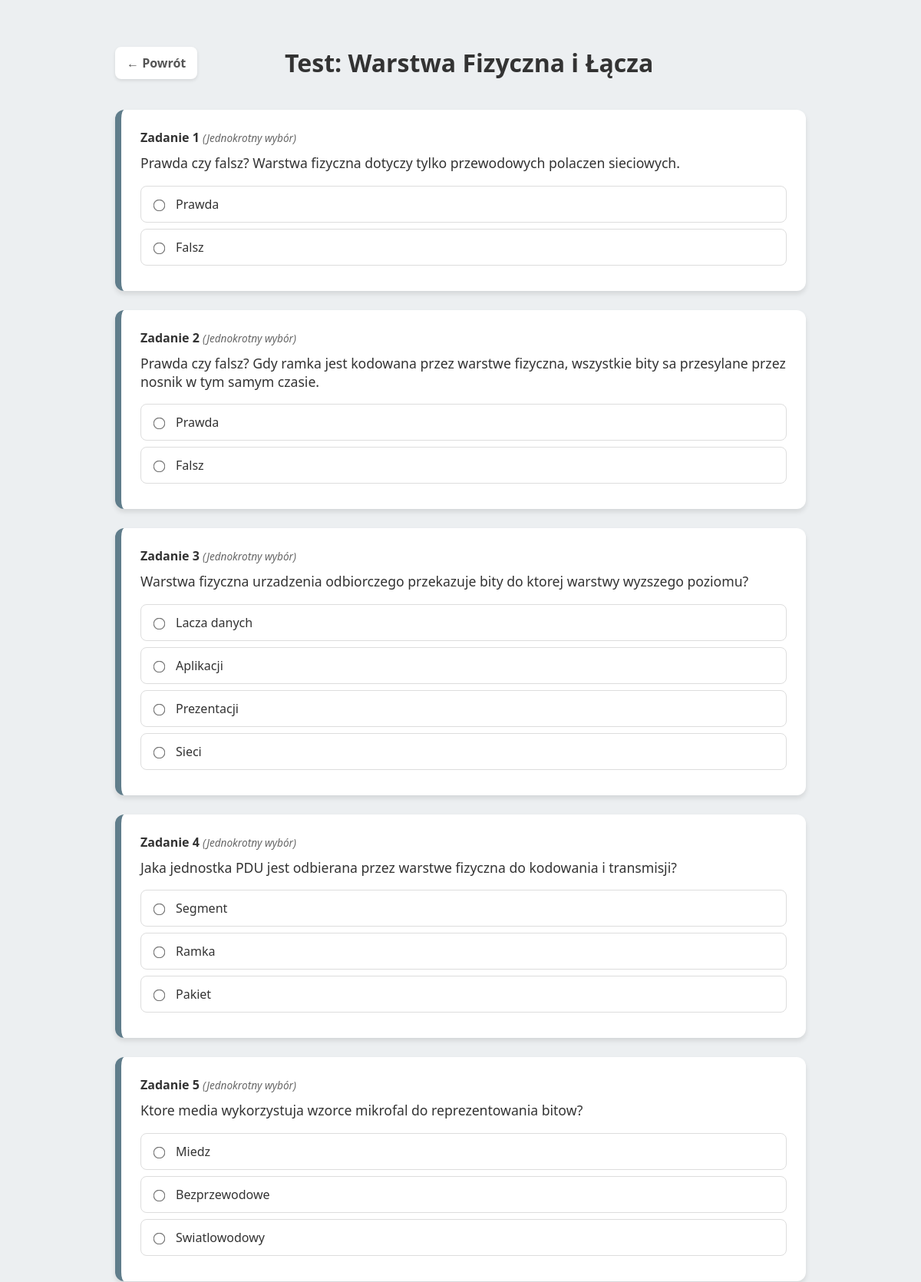
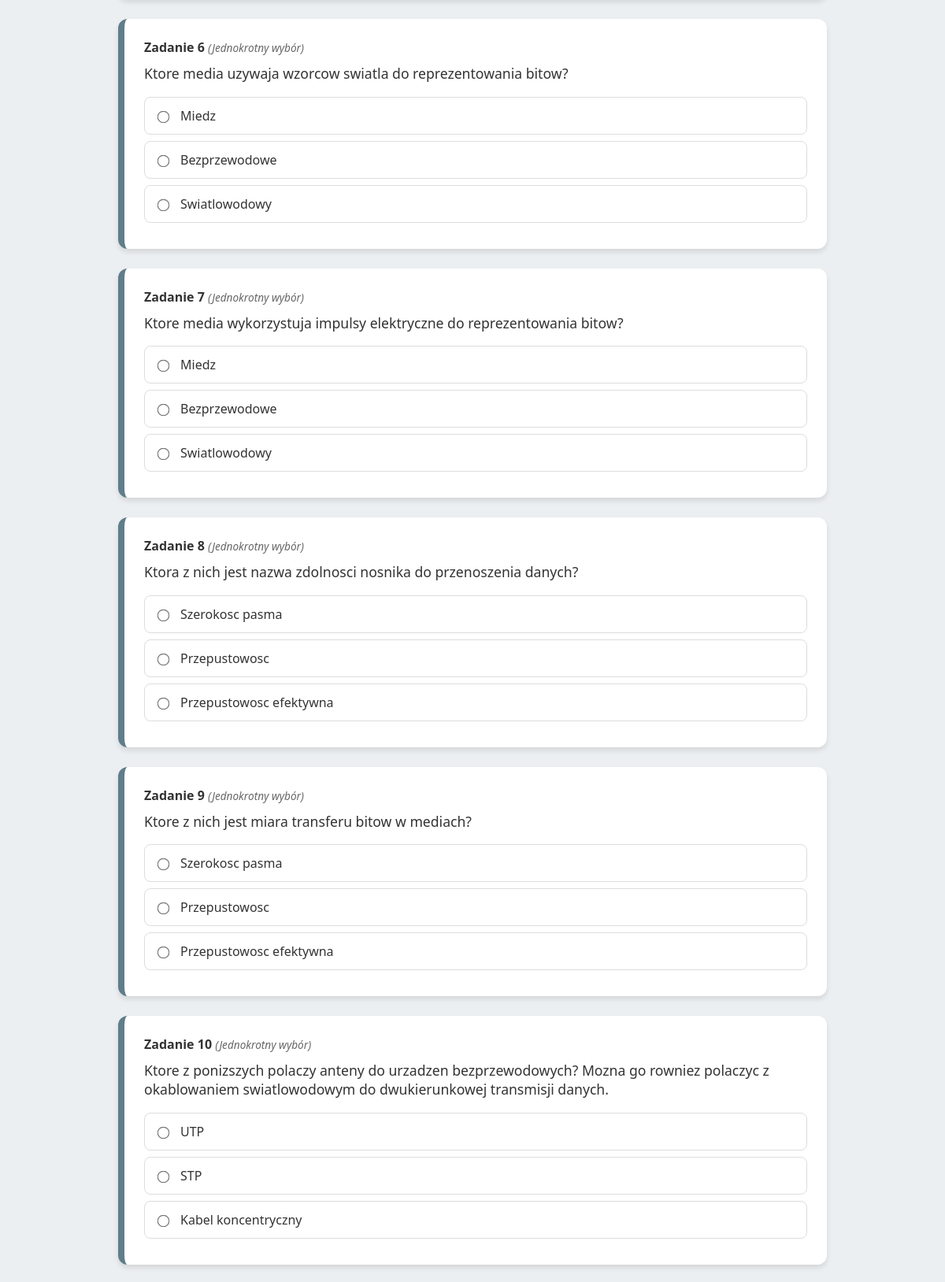
Screenshot of /test2/test21_wszystkie.php (upper part) with the database file from the repository (2 pictures, top to bottom).
### tables this page shows
CREATE TABLE `odpowiedzi21` (
  `id` int(11) NOT NULL AUTO_INCREMENT,
  `pytanie_id` int(11) DEFAULT NULL,
  `tresc` text NOT NULL,
  `czy_poprawna` tinyint(1) DEFAULT 0,
  PRIMARY KEY (`id`),
  KEY `pytanie_id` (`pytanie_id`),
  CONSTRAINT `fk_odpowiedzi21_pytania21` FOREIGN KEY (`pytanie_id`) REFERENCES `pytania21` (`id`) ON DELETE CASCADE
);

### test2/test21_wszystkie.php (the view, shortened to what this page needs)
<?php
$host = 'localhost';
$user = 'root';
$pass = '1234';
$db   = 'pytania';
$conn = new mysqli($host, $user, $pass, $db);
$quiz = [];
$is_submitted = false;
$sql = "SELECT p.id as p_id, p.tresc as p_tresc, p.obrazek, p.multiple,
                o.id as o_id, o.tresc as o_tresc, o.czy_poprawna
        FROM pytania21 p
        LEFT JOIN odpowiedzi21 o ON p.id = o.pytanie_id
        ORDER BY p.id ASC";
$result = $conn->query($sql);
while ($row = $result->fetch_assoc()) {
    $quiz[$row['p_id']]['tresc'] = $row['p_tresc'];
    $quiz[$row['p_id']]['obrazek'] = $row['obrazek'];
    $quiz[$row['p_id']]['multiple'] = $row['multiple'];
    $quiz[$row['p_id']]['odpowiedzi'][] = [
        'id' => $row['o_id'],
        'tresc' => $row['o_tresc'],
        'poprawna' => $row['czy_poprawna']
    ];
}
?>
<!DOCTYPE html>
<html lang="pl">
<head>
</head>
<body>
    <div class="header-nav">
        <a href="menu_test2.php" class="back-btn">&larr; Powrót</a>
        <h1 style="margin:0;">Test: Warstwa Fizyczna i Łącza</h1>
    </div>
    <form method="POST">
        <?php foreach ($quiz as $p_id => $q): ?>
            <?php
                $card_class = "";
            ?>
            <div class="question-card <?php echo $card_class; ?>">
                <strong>Zadanie <?php echo $p_id; ?></strong>
                <span class="multiple-info">
                    (<?php echo $q['multiple'] ? "Wielokrotny wybór" : "Jednokrotny wybór"; ?>)
                </span>
                <p style="font-size: 1.1em; margin-top: 10px;"><?php echo htmlspecialchars($q['tresc']); ?></p>
                <div class="answers">
                    <?php
                        $inputType = $q['multiple'] ? 'checkbox' : 'radio';
                        foreach ($q['odpowiedzi'] as $ans):
                            $ans_id = (string)$ans['id'];
                            $ans_class = "";
                            $checked = "";
                    ?>
                        <label class="<?php echo $ans_class; ?>">
                            <input type="<?php echo $inputType; ?>"
                                   name="ans[<?php echo $p_id; ?>]<?php echo $q['multiple'] ? '[]' : ''; ?>"
                                   value="<?php echo $ans_id; ?>"
                                   <?php echo $checked; ?>
                                   <?php if ($is_submitted) echo "disabled"; ?>>
                            <?php echo htmlspecialchars($ans['tresc']); ?>
                        </label>
                    <?php endforeach; ?>
                </div>
            </div>
        <?php endforeach; ?>
    </form>
</body>
</html>

### test2/test21_wszystkie.php (style rules this page uses)
body { font-family: 'Segoe UI', sans-serif; max-width: 900px; margin: 40px auto; padding: 20px; background: #eceff1; color: #333; }
.header-nav { display: flex; justify-content: space-between; align-items: center; margin-bottom: 40px; }
.back-btn { text-decoration: none; color: #555; background: white; padding: 10px 15px; border-radius: 8px; box-shadow: 0 2px 4px rgba(0,0,0,0.1); font-weight: bold; }
.question-card { background: white; padding: 25px; margin-bottom: 25px; border-radius: 12px; box-shadow: 0 4px 6px rgba(0,0,0,0.1); border-left: 8px solid #607d8b; transition: 0.3s; }
.multiple-info { font-size: 0.85em; color: #666; font-style: italic; }
label { display: flex; align-items: center; padding: 12px; margin: 8px 0; cursor: pointer; border-radius: 8px; border: 1px solid #ddd; background: white; transition: 0.2s; }
input { margin-right: 15px; transform: scale(1.2); }

### rows the page displays
odpowiedzi21: tresc "Prawda"
odpowiedzi21: tresc "Prawda"
odpowiedzi21: tresc "Falsz"
odpowiedzi21: tresc "Lacza danych"
odpowiedzi21: tresc "Aplikacji"
odpowiedzi21: tresc "Prezentacji"
odpowiedzi21: tresc "Sieci"
odpowiedzi21: tresc "Segment"
odpowiedzi21: tresc "Ramka"
odpowiedzi21: tresc "Pakiet"
odpowiedzi21: tresc "Miedz"
odpowiedzi21: tresc "Bezprzewodowe"
odpowiedzi21: tresc "Swiatlowodowy"
odpowiedzi21: tresc "Miedz"
odpowiedzi21: tresc "Bezprzewodowe"
odpowiedzi21: tresc "Swiatlowodowy"
odpowiedzi21: tresc "Miedz"
odpowiedzi21: tresc "Bezprzewodowe"
odpowiedzi21: tresc "Swiatlowodowy"
odpowiedzi21: tresc "Szerokosc pasma"
odpowiedzi21: tresc "Przepustowosc"
odpowiedzi21: tresc "Przepustowosc efektywna"
odpowiedzi21: tresc "Szerokosc pasma"
odpowiedzi21: tresc "Przepustowosc"
odpowiedzi21: tresc "Przepustowosc efektywna"
odpowiedzi21: tresc "UTP"
odpowiedzi21: tresc "STP"
odpowiedzi21: tresc "Kabel koncentryczny"

### other values shown
$p_id "1"
$q['tresc'] "Prawda czy falsz? Warstwa fizyczna dotyczy tylko przewodowych polaczen sieciowych."
$ans['tresc'] "Falsz"
$p_id "2"
$q['tresc'] "Prawda czy falsz? Gdy ramka jest kodowana przez warstwe fizyczna, wszystkie bity sa przesylane przez nosnik w tym samym czasie."
$p_id "3"
$q['tresc'] "Warstwa fizyczna urzadzenia odbiorczego przekazuje bity do ktorej warstwy wyzszego poziomu?"
$p_id "4"
$q['tresc'] "Jaka jednostka PDU jest odbierana przez warstwe fizyczna do kodowania i transmisji?"
$p_id "5"
$q['tresc'] "Ktore media wykorzystuja wzorce mikrofal do reprezentowania bitow?"
$p_id "6"
$q['tresc'] "Ktore media uzywaja wzorcow swiatla do reprezentowania bitow?"
$p_id "7"
$q['tresc'] "Ktore media wykorzystuja impulsy elektryczne do reprezentowania bitow?"
